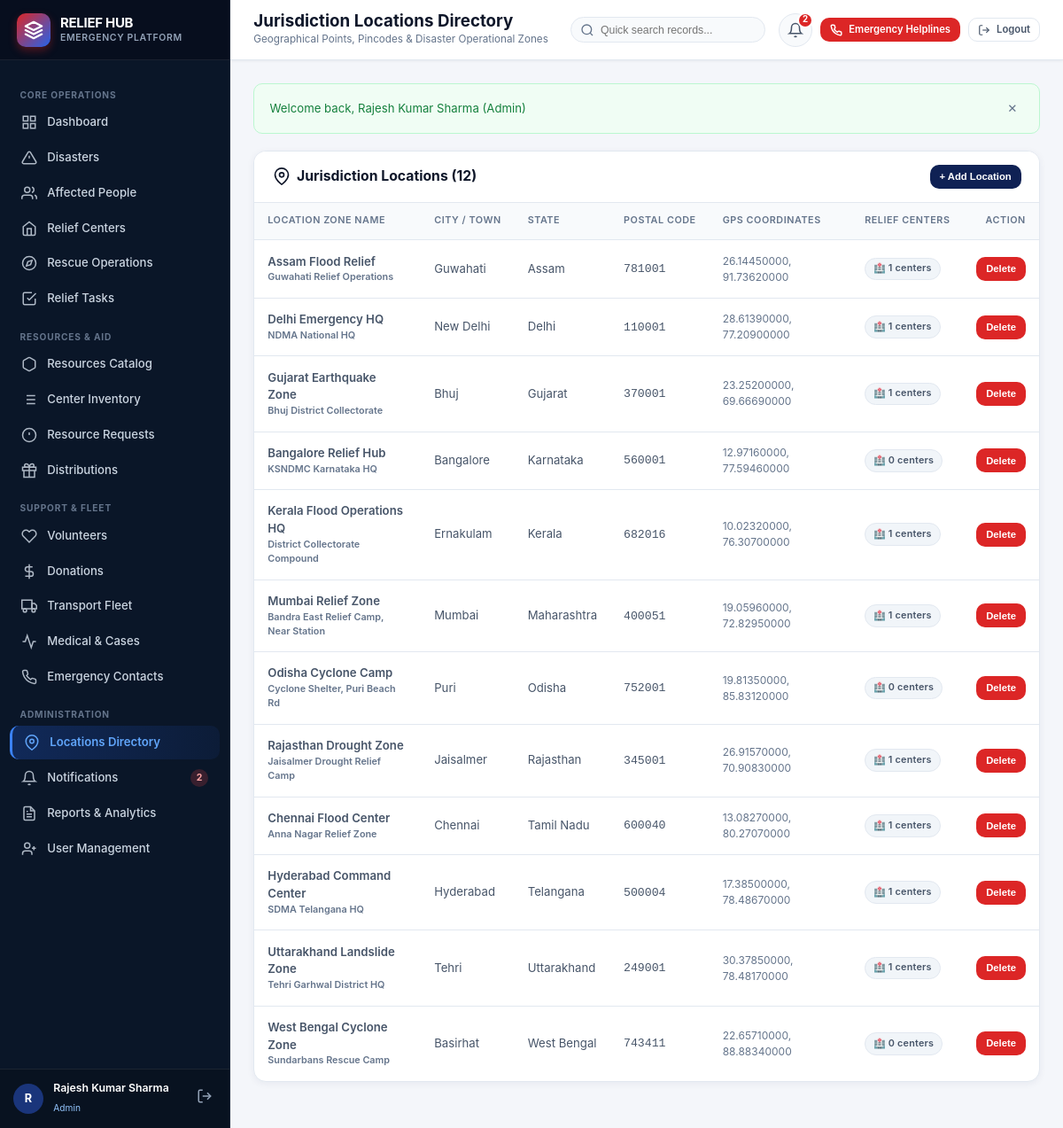
Page /locations.php (signed in) on the committed database.
### tables this page shows
CREATE TABLE IF NOT EXISTS locations (
    location_id INT PRIMARY KEY AUTO_INCREMENT,
    location_name VARCHAR(150) NOT NULL,
    address TEXT,
    city VARCHAR(100),
    state VARCHAR(100),
    pincode VARCHAR(20),
    latitude DECIMAL(10, 8),
    longitude DECIMAL(11, 8)
);

### config/auth.php (called while the page is built, shortened)
<?php
require_once __DIR__ . '/db.php';
function isLoggedIn() {
    return isset($_SESSION['user_id']) && !empty($_SESSION['user_id']);
}
function hasRole($roles) {
    $role = $_SESSION['role_name'] ?? '';
    return $role === $roles;
}

### config/db.php (called while the page is built, shortened)
<?php
function escape($str) {
    return htmlspecialchars($str ?? '', ENT_QUOTES, 'UTF-8');
}

### locations.php (the view, shortened to what this page needs)
<?php
require_once __DIR__ . '/config/db.php';
require_once __DIR__ . '/config/auth.php';
$pdo = getDB();
$locations = $pdo->query("
    SELECT l.*,
           (SELECT COUNT(*) FROM relief_centers rc WHERE rc.location_id = l.location_id) as linked_centers
    FROM locations l
    ORDER BY l.state ASC, l.city ASC
")->fetchAll();
require_once __DIR__ . '/includes/header.php';
require_once __DIR__ . '/includes/sidebar.php';
?>
<div class="main-wrapper">
  <?php require_once __DIR__ . '/includes/topbar.php'; ?>
  <div class="card">
    <div class="card-header">
      <h3 class="card-title">
        <svg width="20" height="20" viewBox="0 0 24 24" fill="none" stroke="currentColor" stroke-width="2"><path d="M21 10c0 7-9 13-9 13s-9-6-9-13a9 9 0 0 1 18 0z"/><circle cx="12" cy="10" r="3"/></svg>
        <span>Jurisdiction Locations (<?= count($locations) ?>)</span>
      </h3>
      <div class="card-actions">
        <?php if (hasRole('Admin')): ?>
          <button type="button" class="btn btn-primary btn-sm" data-modal="modalAddLoc">
            + Add Location
          </button>
        <?php endif; ?>
      </div>
    </div>
    <div class="table-responsive">
      <table class="data-table">
        <thead>
          <tr>
            <th>Location Zone Name</th>
            <th>City / Town</th>
            <th>State</th>
            <th>Postal Code</th>
            <th>GPS Coordinates</th>
            <th>Relief Centers</th>
            <?php if (hasRole('Admin')): ?>
              <th style="text-align: right;">Action</th>
            <?php endif; ?>
          </tr>
        </thead>
        <tbody>
          <?php foreach ($locations as $l): ?>
            <tr>
              <td class="table-cell-bold">
                <div><?= escape($l['location_name']) ?></div>
                <?php if ($l['address']): ?>
                  <div style="font-size: 0.72rem; color: var(--text-muted);"><?= escape($l['address']) ?></div>
                <?php endif; ?>
              </td>
              <td><?= escape($l['city']) ?></td>
              <td><?= escape($l['state']) ?></td>
              <td><code><?= escape($l['pincode'] ?: 'N/A') ?></code></td>
              <td style="font-size: 0.8rem; color: var(--text-muted);">
                <?= $l['latitude'] && $l['longitude'] ? "{$l['latitude']}, {$l['longitude']}" : 'Not pinned' ?>
              </td>
              <td>
                <span class="badge badge-neutral">🏥 <?= $l['linked_centers'] ?> centers</span>
              </td>
              <?php if (hasRole('Admin')): ?>
                <td style="text-align: right;">
                  <form method="POST" action="locations.php" style="display: inline;" onsubmit="return confirmDelete('Delete location?');">
                    <button type="submit" class="btn btn-sm btn-danger">Delete</button>
                  </form>
                </td>
              <?php endif; ?>
            </tr>
          <?php endforeach; ?>
        </tbody>
      </table>
    </div>
  </div>
<?php require_once __DIR__ . '/includes/footer.php'; ?>

### assets/css/style.css (style rules this page uses)
:root { --primary-950: #070e1e; --primary-900: #0a1628; --primary-850: #0b1a36; --primary-800: #0f2154; --primary-700: #1a357b; --primary-600: #2563eb; --primary-500: #3b82f6; --primary-100: #dbeafe; --primary-50: #eff6ff; --emergency-700: #991b1b; --emergency-600: #dc2626; --emergency-500: #ef4444; --emergency-100: #fee2e2; --emergency-50: #fef2f2; --success-700: #15803d; --success-600: #16a34a; --success-500: #22c55e; --success-100: #dcfce7; --success-50: #f0fdf4; --warning-700: #b45309; --warning-600: #d97706; --warning-500: #f59e0b; --warning-100: #fef3c7; --warning-50: #fffbeb; --info-600: #0284c7; --info-100: #e0f2fe; --bg-body: #f4f6fa; --bg-surface: #ffffff; --bg-surface-alt: #f8fafc; --border-light: #e2e8f0; --border-focus: #3b82f6; --text-main: #0f172a; --text-secondary: #475569; --text-muted: #64748b; --text-light: #94a3b8; --text-white: #ffffff; --sidebar-width: 260px; --topbar-height: 68px; --radius-sm: 6px; --radius-md: 10px; --radius-lg: 14px; --radius-full: 9999px; --shadow-sm: 0 1px 3px rgba(15, 23, 42, 0.06); --shadow-md: 0 4px 6px -1px rgba(15, 23, 42, 0.08), 0 2px 4px -2px rgba(15, 23, 42, 0.06); --shadow-lg: 0 10px 15px -3px rgba(15, 23, 42, 0.08), 0 4px 6px -4px rgba(15, 23, 42, 0.04); --shadow-card: 0 2px 8px rgba(15, 33, 84, 0.06); --shadow-hover: 0 8px 24px rgba(15, 33, 84, 0.12); --transition-fast: 0.15s ease; --transition-normal: 0.25s ease; }
*, *::before, *::after { box-sizing: border-box; margin: 0; padding: 0; }
html { font-size: 15px; scroll-behavior: smooth; }
body { font-family: -apple-system, BlinkMacSystemFont, "Segoe UI", Roboto, Helvetica, Arial, sans-serif; background-color: var(--bg-body); color: var(--text-main); line-height: 1.5; -webkit-font-smoothing: antialiased; min-height: 100vh; }
.main-wrapper { flex: 1; margin-left: var(--sidebar-width); display: flex; flex-direction: column; min-height: 100vh; min-width: 0; }
.card { background: var(--bg-surface); border-radius: var(--radius-lg); border: 1px solid var(--border-light); box-shadow: var(--shadow-card); margin-bottom: 1.75rem; overflow: hidden; }
.card-header { padding: 1rem 1.35rem; border-bottom: 1px solid var(--border-light); display: flex; align-items: center; justify-content: space-between; flex-wrap: wrap; gap: 0.75rem; background: #ffffff; }
.card-title { font-size: 1.05rem; font-weight: 700; color: var(--text-main); display: flex; align-items: center; gap: 0.5rem; }
.card-actions { display: flex; align-items: center; gap: 0.5rem; }
.table-responsive { width: 100%; overflow-x: auto; -webkit-overflow-scrolling: touch; }
.data-table { width: 100%; border-collapse: separate; border-spacing: 0; font-size: 0.88rem; text-align: left; }
.data-table th { background: var(--bg-surface-alt); color: var(--text-muted); font-weight: 600; text-transform: uppercase; font-size: 0.72rem; letter-spacing: 0.05em; padding: 0.85rem 1rem; border-bottom: 1px solid var(--border-light); white-space: nowrap; }
.data-table td { padding: 0.95rem 1rem; border-bottom: 1px solid var(--border-light); color: var(--text-secondary); vertical-align: middle; }
.data-table tbody tr { transition: background-color var(--transition-fast); }
.data-table tbody tr:last-child td { border-bottom: none; }
.table-cell-bold { color: var(--text-main); font-weight: 600; }
.badge { display: inline-flex; align-items: center; gap: 0.35rem; padding: 0.25rem 0.6rem; border-radius: var(--radius-full); font-size: 0.72rem; font-weight: 600; letter-spacing: 0.02em; white-space: nowrap; }
.badge-low, .badge-neutral { background: var(--neutral-100, #f1f5f9); color: var(--text-secondary); border: 1px solid var(--border-light); }
.btn { display: inline-flex; align-items: center; justify-content: center; gap: 0.5rem; padding: 0.5rem 1rem; border-radius: var(--radius-md); font-size: 0.85rem; font-weight: 600; border: 1px solid transparent; cursor: pointer; transition: all var(--transition-fast); white-space: nowrap; line-height: 1.3; }
.btn-sm { padding: 0.35rem 0.65rem; font-size: 0.75rem; }
.btn-primary { background: var(--primary-800); color: #ffffff; }
.btn-emergency, .btn-danger { background: var(--emergency-600); color: #ffffff; }

### rows in the picture
locations: location_name "Assam Flood Relief", address "Guwahati Relief Operations", city "Guwahati", state "Assam", pincode "781001", latitude "26.14450000", longitude "91.73620000", linked_centers "1"
locations: location_name "Delhi Emergency HQ", address "NDMA National HQ", city "New Delhi", state "Delhi", pincode "110001", latitude "28.61390000", longitude "77.20900000", linked_centers "1"
locations: location_name "Gujarat Earthquake Zone", address "Bhuj District Collectorate", city "Bhuj", state "Gujarat", pincode "370001", latitude "23.25200000", longitude "69.66690000", linked_centers "1"
locations: location_name "Bangalore Relief Hub", address "KSNDMC Karnataka HQ", city "Bangalore", state "Karnataka", pincode "560001", latitude "12.97160000", longitude "77.59460000", linked_centers "0"
locations: location_name "Kerala Flood Operations HQ", address "District Collectorate Compound", city "Ernakulam", state "Kerala", pincode "682016", latitude "10.02320000", longitude "76.30700000", linked_centers "1"
locations: location_name "Mumbai Relief Zone", address "Bandra East Relief Camp, Near Station", city "Mumbai", state "Maharashtra", pincode "400051", latitude "19.05960000", longitude "72.82950000", linked_centers "1"
locations: location_name "Odisha Cyclone Camp", address "Cyclone Shelter, Puri Beach Rd", city "Puri", state "Odisha", pincode "752001", latitude "19.81350000", longitude "85.83120000", linked_centers "0"
locations: location_name "Rajasthan Drought Zone", address "Jaisalmer Drought Relief Camp", city "Jaisalmer", state "Rajasthan", pincode "345001", latitude "26.91570000", longitude "70.90830000", linked_centers "1"
locations: location_name "Chennai Flood Center", address "Anna Nagar Relief Zone", city "Chennai", state "Tamil Nadu", pincode "600040", latitude "13.08270000", longitude "80.27070000", linked_centers "1"
locations: location_name "Hyderabad Command Center", address "SDMA Telangana HQ", city "Hyderabad", state "Telangana", pincode "500004", latitude "17.38500000", longitude "78.48670000", linked_centers "1"
locations: location_name "Uttarakhand Landslide Zone", address "Tehri Garhwal District HQ", city "Tehri", state "Uttarakhand", pincode "249001", latitude "30.37850000", longitude "78.48170000", linked_centers "1"
locations: location_name "West Bengal Cyclone Zone", address "Sundarbans Rescue Camp", city "Basirhat", state "West Bengal", pincode "743411", latitude "22.65710000", longitude "88.88340000", linked_centers "0"

### other values in the picture
$unreadCount "2"
substr($user['full_name'], 0, 1) "R"
$user['full_name'] "Rajesh Kumar Sharma"
$user['role_name'] "Admin"
$pageTitle "Jurisdiction Locations Directory"
$pageSubtitle "Geographical Points, Pincodes & Disaster Operational Zones"
$topUnread "2"
$msg "Welcome back, Rajesh Kumar Sharma (Admin)"
count($locations) "12"
